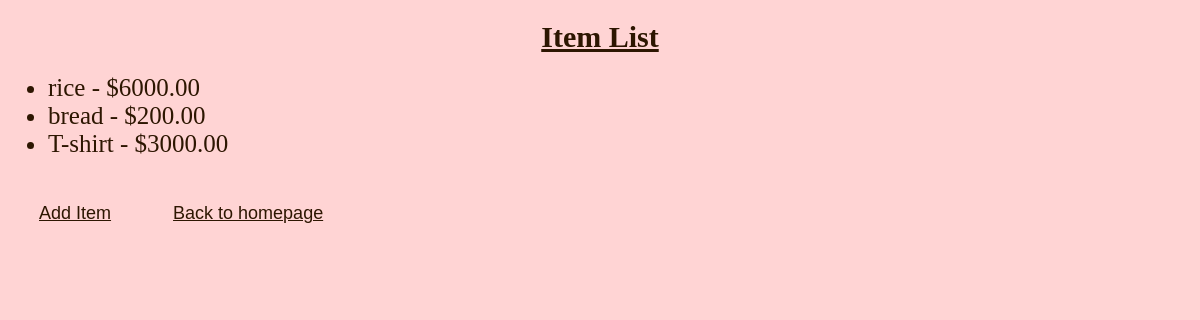
Before: /view_items/ with the older database file.
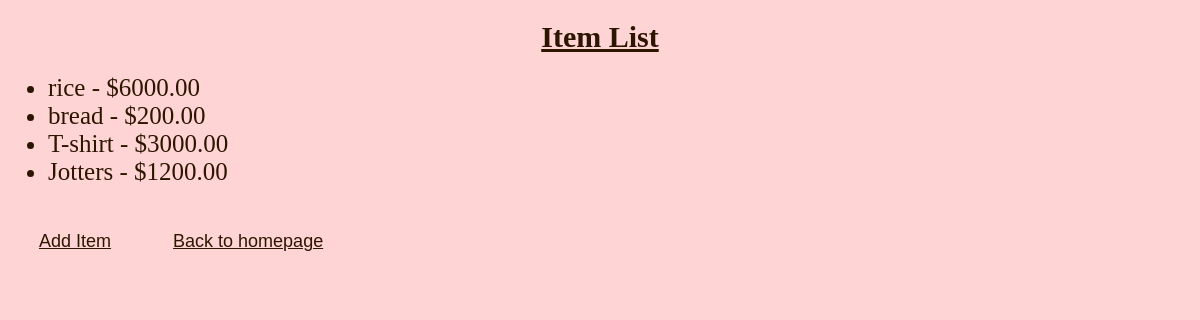
After: the same page with the newer database file.
### shop_inventory_app/models.py (models this page shows, shortened)
class Item(models.Model):
    name = models.CharField(max_length=100)
    price = models.DecimalField(max_digits=10, decimal_places=2)

### shop_inventory_app/views.py (the view)
# urls.py: path('view_items/', views.item_list, name='item_list'),
def item_list(request):
    items = Item.objects.all()
    return render(request, 'item_list.html', {'items': items})

### shop_inventory_app/templates/item_list.html (shortened to what this page needs)
<!DOCTYPE html>
<html lang="en">
<head>
</head>
<body>
    <h1>Item List</h1>
    <ul>
        {% for item in items %}
            <li>{{ item.name }} - ${{ item.price }}</li>
        {% endfor %}
    </ul>
    <a href="{% url 'add_item' %}">Add Item</a>
    <a href="{% url 'home' %}"> Back to homepage</a>
</body>
</html>

Changed rows visible on the page:
added Item: name "Jotters", price "1200.00"
